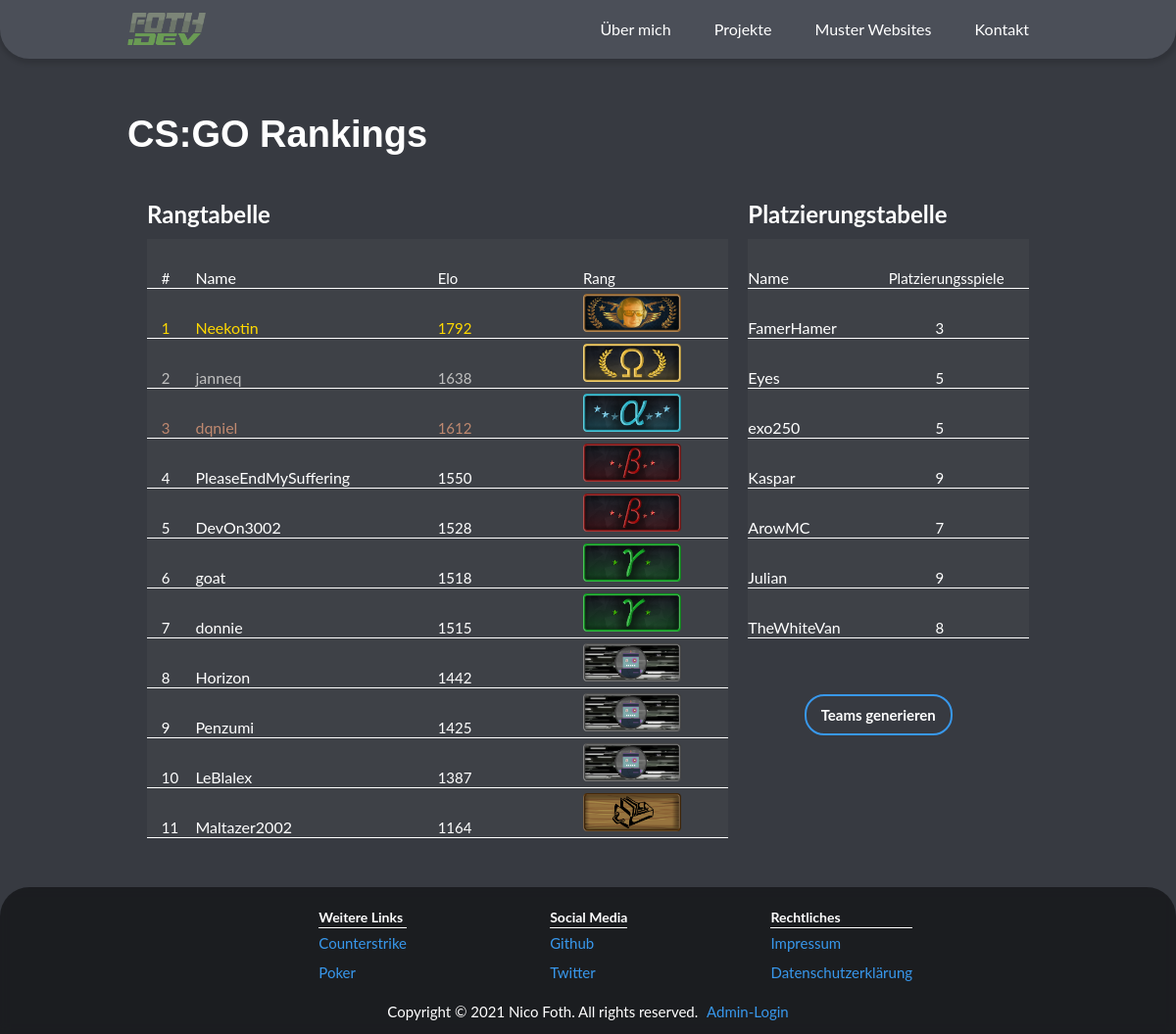
Page /csgo/ on the committed database.
### csgo/models.py (models this page shows, shortened)
class CsgoPlayer(models.Model):
    steam_id = models.CharField(max_length=18)
    name = models.CharField(max_length=32)
    elo = models.IntegerField(default=1500)
    kills = models.IntegerField(default=0)
    assists = models.IntegerField(default=0)
    deaths = models.IntegerField(default=0)
    played_matches = models.IntegerField(default=0)

### csgo/views.py (the view)
# urls.py: path('', views.show_csgo_stats, name="show_csgo_stats"),
def show_csgo_stats(request):
    player_data = CsgoPlayer.objects.order_by("-elo")
    player_list_ranked = []
    player_list_unranked = []
    for player in player_data:
        if player.played_matches >= 10:
            player_list_ranked.append(player)
        else:
            player_list_unranked.append(player)
    unranked_matches_for_rank = [10-int(player.played_matches) for player in player_list_unranked]
    player_data_unranked = zip(player_list_unranked, unranked_matches_for_rank)
    return render(request, "csgo/show_csgo_stats.html", {"player_data_ranked": player_list_ranked, "player_data_unranked": player_data_unranked, "unranked_matches": unranked_matches_for_rank})

### csgo/templates/csgo/show_csgo_stats.html
{% extends 'base_new.html' %}
{% load static %}
{% block content %}
  <div>
    <div class="container" style="margin-bottom: 50px;">
      <h1 class="heading" style="padding-bottom: 15px;">CS:GO Rankings</h1>
    <div class="row">
    <div class="col col-8">
      <h3>Rangtabelle</h3>
      <div class="dyn-list">
        <div role="list" class="dyn-items">
          <div role="listitem" class="dyn-item">
            <div class="csgo-columns-1 row">
              <div class="col col-1">
                <div class="csgo-text-block">#</div>
              </div>
              <div class="col col-5">
                <div class="csgo-text-block-2">Name</div>
              </div>
              <div class="col col-3">
                <div class="csgo-text-block-3">Elo</div>
              </div>
              <div class="col col-3">
                <div class="csgo-text-block-3">Rang</div>
              </div>
            </div>
          </div>
          {% for player_object in player_data_ranked %}
          {% if forloop.counter == 1 %}
          <div role="listitem" class="dyn-item" style="color: rgb(255, 217, 0)">
          {% endif %}
          {% if forloop.counter == 2 %}
          <div role="listitem" class="dyn-item" style="color: rgb(192, 192, 192)">
          {% endif %}
          {% if forloop.counter == 3 %}
          <div role="listitem" class="dyn-item" style="color: #bf8970">
          {% endif %}
          {% if forloop.counter > 3 %}
          <div role="listitem" class="dyn-item">
          {% endif %}
            <div class="csgo-columns-2 row">
              <div class="col col-1">
                <div class="csgo-text-block">{{ forloop.counter }}</div>
              </div>
              <div class="col col-5">
                <div class="csgo-text-block-2">{{ player_object.name }}</div>
              </div>
              <div class="col col-3">
                <div class="csgo-text-block-3">{{ player_object.elo }}</div>
              </div>
              <div class="col col-3">
                {% if forloop.first %}
                <img src="{% static 'csgo/niko.png' %}" class="csgo-rank-img">
                {% elif forloop.last %}
                <img src="{% static 'csgo/schublade.png' %}" class="csgo-rank-img">
                {% elif player_object.elo > 1625 %}
                <img src="{% static 'csgo/omega.png' %}" class="csgo-rank-img">
                {% elif player_object.elo > 1575 %}
                <img src="{% static 'csgo/alpha.png' %}" class="csgo-rank-img">
                {% elif player_object.elo > 1525 %}
                <img src="{% static 'csgo/beta.png' %}" class="csgo-rank-img">
                {% elif player_object.elo > 1450 %}
                <img src="{% static 'csgo/gamma.png' %}" class="csgo-rank-img">
                {% elif player_object.elo > 1350 %}
                <img src="{% static 'csgo/beep_boop.png' %}" class="csgo-rank-img">
                {% elif player_object.elo > 1200 %}
                <img src="{% static 'csgo/bots.png' %}" class="csgo-rank-img">
                {% endif %}
              </div>
            </div>
          </div>
          {% endfor %}
        </div>
      </div>
      </div>
      <div class="col col-4">
        <h3>Platzierungstabelle</h3>
      <div class="dyn-list">
        <div role="list" class="dyn-items">
          <div role="listitem" class="dyn-item">
            <div class="csgo-columns-1 row">
              <div class="col col-6">
                <div class="csgo-text-block-2">Name</div>
              </div>
              <div class="col col-2">
                <div class="csgo-text-block-3">Platzierungsspiele</div>
              </div>
            </div>
          </div>
          {% for player_object, placement_matches in player_data_unranked %}
          <div role="listitem" class="dyn-item">
            <div class="csgo-columns-2 row">
              <div class="col col-8">
                <div class="csgo-text-block-2">{{ player_object.name }}</div>
              </div>
              <div class="col col-2">
                <div class="csgo-text-block-3">{{ placement_matches }}</div>
              </div>
            </div>
          </div>
          {% endfor %}
        </div>
      </div>
      <a href="{% url 'select_players' %}" class="button button" style="margin-top: 20%; margin-left:20%">Teams generieren</a>
    </div>
    </div>
    </div>
  </div>
{% endblock %}

### static/css/webflow.css (style rules this page uses)
* { -webkit-box-sizing: border-box; -moz-box-sizing: border-box; box-sizing: border-box; }
html { height: 100%; }
body { margin: 0; min-height: 100%; background-color: #fff; font-family: Arial, sans-serif; font-size: 14px; line-height: 20px; color: #333; }
img { max-width: 100%; vertical-align: middle; display: inline-block; }
.button { display: inline-block; padding: 9px 15px; background-color: #3898EC; color: white; border: 0; line-height: inherit; text-decoration: none; cursor: pointer; border-radius: 0; }
h1, h2, h3, h4, h5, h6 { font-weight: bold; margin-bottom: 10px; }
h1 { font-size: 38px; line-height: 44px; margin-top: 20px; }
h3 { font-size: 24px; line-height: 30px; margin-top: 20px; }
.container { margin-left: auto; margin-right: auto; max-width: 940px; }
.container:before, .container:after { content: " "; display: table; grid-column-start: 1; grid-row-start: 1; grid-column-end: 2; grid-row-end: 2; }
.container:after { clear: both; }
.container .row { margin-left: 10px; margin-right: 10px; }
.row:before, .row:after { content: " "; display: table; grid-column-start: 1; grid-row-start: 1; grid-column-end: 2; grid-row-end: 2; }
.row:after { clear: both; }
.row .row { margin-left: 0; margin-right: 0; }
.col { position: relative; float: left; width: 100%; min-height: 1px; padding-left: 10px; padding-right: 10px; }
.col .col { padding-left: 0; padding-right: 0; }
.col-1 { width: 8.33333333%; }
.col-2 { width: 16.66666667%; }
.col-3 { width: 25%; }
.col-4 { width: 33.33333333%; }
.col-5 { width: 41.66666667%; }
.col-6 { width: 50%; }
.col-8 { width: 66.66666667%; }

### static/css/foth-dev.webflow.css (style rules this page uses)
body { background-color: #373a41; font-family: Arial, 'Helvetica Neue', Helvetica, sans-serif; color: #fff; font-size: 14px; line-height: 20px; }
.body { font-family: Lato, sans-serif; color: #fff; font-size: 15px; }
.heading { padding-top: 35px; padding-bottom: 35px; font-family: Montserrat, sans-serif; font-weight: 600; }
.button { border: 2px solid #3898ec; border-radius: 20px; background-color: rgba(56, 152, 236, 0); -webkit-transition: border-color 200ms ease, -webkit-transform 200ms ease; transition: border-color 200ms ease, -webkit-transform 200ms ease; transition: transform 200ms ease, border-color 200ms ease; transition: transform 200ms ease, border-color 200ms ease, -webkit-transform 200ms ease; color: #fff; font-size: 15px; font-weight: 700; }
.container { color: #fff; }
.csgo-text-block { position: static; top: 0px; bottom: 0px; padding-top: 30px; font-size: 15px; margin-left: 30%; }
.csgo-text-block-2 { padding-top: 30px; font-size: 16px; }
.csgo-text-block-3 { padding-top: 30px; }
.csgo-columns-1 { position: relative; border-bottom: 1px solid #fff; border-radius: 0px; background-color: hsla(237, 0%, 46%, 0.11); }
.csgo-columns-2 { position: relative; border-bottom: 1px solid #fff; border-radius: 0px; background-color: hsla(237, 0%, 46%, 0.11); -webkit-transition: -webkit-transform 200ms ease; transition: -webkit-transform 200ms ease; transition: transform 200ms ease; transition: transform 200ms ease, -webkit-transform 200ms ease; }
.csgo-rank-img { width: 100px; margin-top: 5px; }

### rows in the picture
CsgoPlayer: name "Neekotin", elo "1792"
CsgoPlayer: name "janneq", elo "1638"
CsgoPlayer: name "dqniel", elo "1612"
CsgoPlayer: name "PleaseEndMySuffering", elo "1550"
CsgoPlayer: name "DevOn3002", elo "1528"
CsgoPlayer: name "goat", elo "1518"
CsgoPlayer: name "donnie", elo "1515"
CsgoPlayer: name "Horizon", elo "1442"
CsgoPlayer: name "Penzumi", elo "1425"
CsgoPlayer: name "LeBlalex", elo "1387"
CsgoPlayer: name "Maltazer2002", elo "1164"
CsgoPlayer: name "FamerHamer", placement_matches "3"
CsgoPlayer: name "Eyes", played_matches "5"
CsgoPlayer: name "exo250", played_matches "5"
CsgoPlayer: name "Kaspar", placement_matches "9"
CsgoPlayer: name "ArowMC", placement_matches "7"
CsgoPlayer: name "Julian", kills "9"
CsgoPlayer: name "TheWhiteVan", placement_matches "8"
